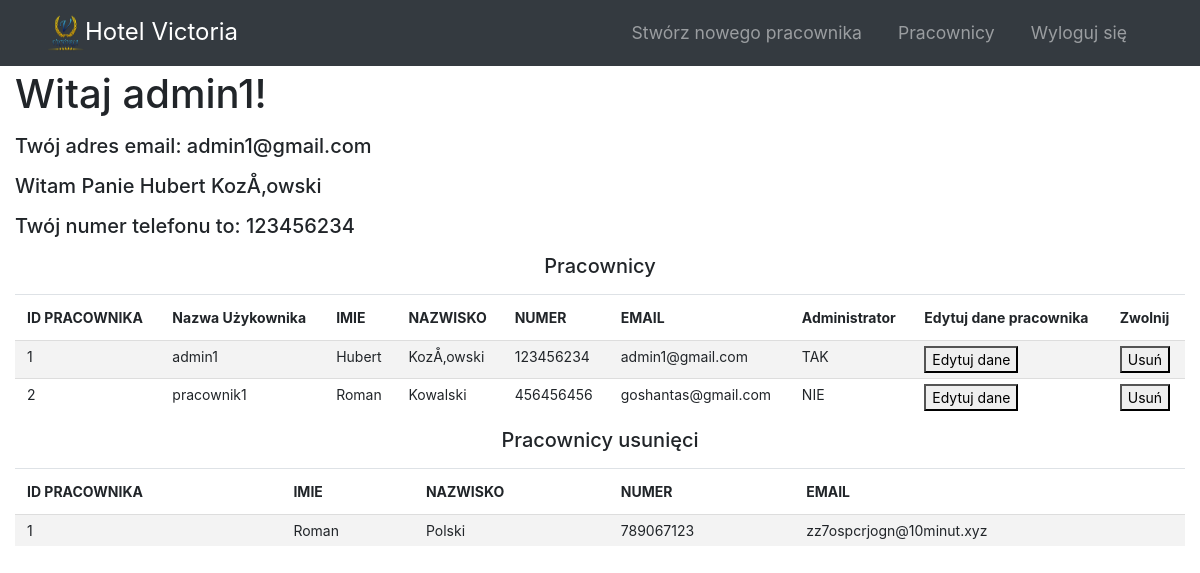
/pracownicy.php (signed in), run on the app's committed database.
### tables this page shows
CREATE TABLE `uzytkownicy` (
  `id_uzytkownika` int(11) NOT NULL,
  `user` varchar(20) DEFAULT NULL,
  `pass` varchar(255) DEFAULT NULL,
  `email` varchar(30) DEFAULT NULL,
  `czy_admin` bit(1) NOT NULL,
  `imie` varchar(30) DEFAULT NULL,
  `nazwisko` varchar(30) DEFAULT NULL,
  `numer` int(11) DEFAULT NULL
);

CREATE TABLE `uzytkownicy_zwolnieni` (
  `id_uzytkownika` int(11) NOT NULL,
  `imie` varchar(20) NOT NULL,
  `nazwisko` varchar(20) NOT NULL,
  `email` varchar(30) NOT NULL,
  `numer` int(11) NOT NULL
);

### pracownicy.php (the view, shortened to what this page needs)
<?php session_start();
 require_once 'connect.php';
  ?>
<!DOCTYPE html>
<html lang="pl" dir="ltr">
  <head>
    <link rel="stylesheet" href="style.css">
    <link href="vendor/bootstrap/css/bootstrap.min.css" rel="stylesheet">
    <link href="vendor/bootstrap/css/bootstrap.css" rel="stylesheet">
    <link href="css/full-width-pics.css" rel="stylesheet">
  </head>
  <body style="padding-top:70px;">
    <nav class="navbar navbar-expand-lg navbar-dark bg-dark fixed-top">
      <div class="container">
        <a class="navbar-brand" href="paneladmin.php"><img class="logom" src="img/logom.png">Hotel Victoria</a>
        <div class="collapse navbar-collapse" id="navbarResponsive">
          <ul class="navbar-nav ml-auto">
            <li class="nav-item">
              <a class="nav-link" href="rejestracja.php">Stwórz nowego pracownika</a>
            </li>
            <li class="nav-item">
              <a  class="nav-link" href="pracownicy.php">Pracownicy</a>
            </li>
            <li class="nav-item">
              <a class="nav-link" href="logout.php">Wyloguj się</a>
            </li>
          </ul>
        </div>
      </div>
    </nav>
    <div class="col-12">
    <?php
    echo "<h1>"."<p>Witaj ".$_SESSION['user']."!</p>"."</h1>";
    echo "<h5>"."<p>Twój adres email: ".$_SESSION['email']."</p>"."</h5>";
    echo "<h5>"."<p>Witam Panie ".$_SESSION['imiepracownika']." ".$_SESSION['nazwiskopracownika']."</p>"."</h5>";
    echo "<h5>"."<p>Twój numer telefonu to: ".$_SESSION['numerpracownika']."</p>"."</h5>";
    echo "<h5 class='text-center'>"."<p>Pracownicy</p>"."</h5>";
    $conn = @new mysqli($host,$db_user,$db_password,$db_name);
    if($conn->connect_errno!=0)
    {
      echo "ERROR:".$conn->connect_errno;
    }
    else
    {
      $danepracownik=$conn->query("SELECT * FROM uzytkownicy");
      if($danepracownik->num_rows>0)
      {
        echo "<div class='table-responsive'>";
        echo "<table class='table'>";
				echo "<tr>";
				echo "<th>ID PRACOWNIKA</th>";
        echo "<th>Nazwa Użykownika</th>";
				echo "<th>IMIE</th>";
				echo "<th>NAZWISKO</th>";
        echo "<th>NUMER</th>";
        echo "<th>EMAIL</th>";
        echo "<th>Administrator</th>";
        echo "<th>Edytuj dane pracownika</th>";
        echo "<th>Zwolnij</th>";
				echo "</tr>";
        while($row=$danepracownik->fetch_assoc())
        {
            if($row['czy_admin']==1)
            {
              $czyadmin="TAK";
            }
            else
            {
              $czyadmin="NIE";
            }
          echo "<tr>";
          echo "<td>" . $row['id_uzytkownika']. "</td>";
          echo "<td>" . $row['user'] ."</td>";
          echo "<td>" . $row['imie']. "</td>";
          echo "<td>" . $row['nazwisko']. "</td>";
          echo "<td>" . $row['numer']. "</td>";
          echo "<td>" . $row['email']. "</td>";
          echo "<td>" . $czyadmin. "</td>";
          echo "<td><a href='updatepracownik.php?id=".$row['id_uzytkownika']."'><button>Edytuj dane</button></a></td>";
          echo "<td><a href='usunpracownik.php?id=".$row['id_uzytkownika']."'><button>Usuń</button></a></td>";
          echo "</tr>";
        }
        echo "</table>";
        echo "</div>";
      }
      else {
        echo "Nie ma żadnych pracowników";
      }
      echo "<h5 class='text-center'>"."<p>Pracownicy usunięci</p>"."</h5>";
      $danepraconikusuniety=$conn->query("SELECT * FROM uzytkownicy_zwolnieni");
      if($danepraconikusuniety->num_rows>0)
      {
        echo "<div class='table-responsive'>";
        echo "<table class='table'>";
        echo "<tr>";
        echo "<th>ID PRACOWNIKA</th>";
        echo "<th>IMIE</th>";
        echo "<th>NAZWISKO</th>";
        echo "<th>NUMER</th>";
        echo "<th>EMAIL</th>";
        echo "</tr>";
        while($row1=$danepraconikusuniety->fetch_assoc())
        {
          echo "<tr>";
          echo "<td>" . $row1['id_uzytkownika']. "</td>";
          echo "<td>" . $row1['imie']. "</td>";
          echo "<td>" . $row1['nazwisko']. "</td>";
          echo "<td>" . $row1['numer']. "</td>";
          echo "<td>" . $row1['email']. "</td>";
          echo "</tr>";
        }
        echo "</table>";
        echo "</div>";
      }
      else {
          echo "Nie ma żadnych usunietych pracowników";
      }
    }
    ?>
  </div>
  </body>
</html>

### style.css (style rules this page uses)
html, body { height: 100%; }
.logom { width: 40px; height: 40px; }
.navbar { padding: .8rem; }
.navbar-nav li { padding-right: 20px; }
.nav-link { font-size: 1.1em !important }
.navbar-brand { font-size: 1.5em !important }

### css/full-width-pics.css (style rules this page uses)
body { padding-top: 56px; }

### pracownicy.php (style rules this page uses)
.table { width: 100%; border-collapse: collapse; border-spacing: 0; margin-bottom: 1%; }
.table td,th { font-size: 14px; border-top: 1px solid #ddd; padding: 5px 12px; text-align: left; vertical-align: top; }
.table tbody tr:nth-child(even) td { background-color: #f3f3f3; }

### data on the page
uzytkownicy: id_uzytkownika "1", user "admin1", imie "Hubert", nazwisko "KozÅ‚owski", numer "123456234", email "admin1@gmail.com", czy_admin "TAK"
uzytkownicy: id_uzytkownika "2", user "pracownik1", imie "Roman", nazwisko "Kowalski", numer "456456456", email "goshantas@gmail.com", czy_admin "NIE"
uzytkownicy_zwolnieni: id_uzytkownika "1", imie "Roman", nazwisko "Polski", numer "789067123", email "zz7ospcrjogn@10minut.xyz"

### other printed values
$_SESSION['user'] "admin1"
$_SESSION['email'] "admin1@gmail.com"
$_SESSION['imiepracownika'] "Hubert"
$_SESSION['nazwiskopracownika'] "KozÅ‚owski"
$_SESSION['numerpracownika'] "123456234"
